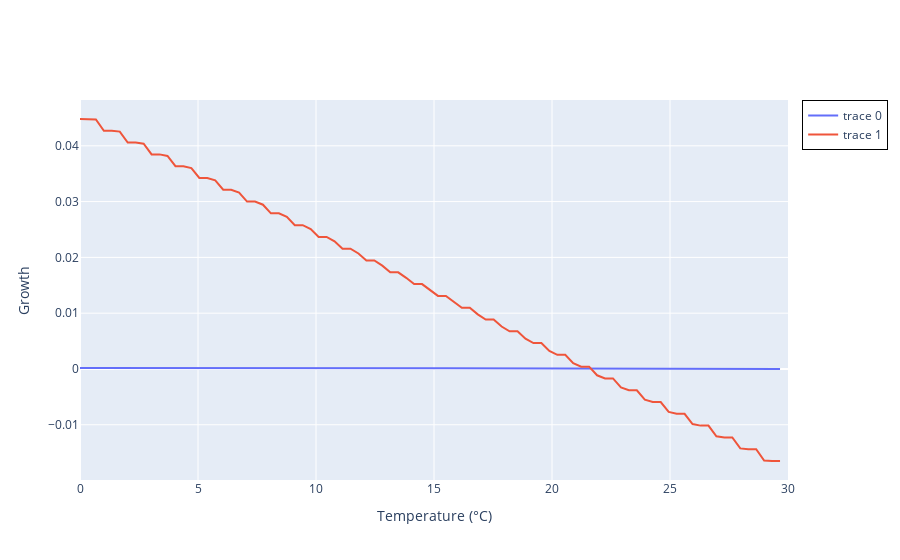

The code cell stored with this chart in its notebook:
### Markdown cell above
2.3 Marginal effects

### Code cell
##Marginal effects are calculated by keeping precipitation at a constant, and then calculating the corresponding growth moving one temperature up. 

   # flatten the precip grid and compute 33rd percentile
   fixed_array = np.percentile(np.array(P.flatten()), q=99)

   # find the row index in P closest to that precip
   # (assuming P is shape (n_precip, n_temp) from meshgrid)
   idx = np.argmin(np.abs(P[:,0] - fixed_array))

   axis = T[idx, :]


   # extract model and benchmark slices
   model_slice = Growth[idx, :]
   bench_growth = bench_Z[idx, :]


   marginal_effects_NN = np.diff(model_slice)  # first difference to approximate marginal effects
   marginal_effects_Leirvik = np.diff(bench_growth)  # first difference to approximate marginal effects

   fig2d = go.Figure()



   # --- 2) make the 2D line plot --------------------------------------------
   fig2d.add_trace(go.Scatter(
            x=axis,
            y=marginal_effects_NN,
            mode='lines',
            line=dict(width=2)
      ))

   fig2d.add_trace(go.Scatter(
            x=axis,
            y=marginal_effects_Leirvik,
            mode='lines',
            line=dict(width=2)
      ))



   fig2d.update_layout(
   xaxis_title='Temperature (°C)',
   yaxis_title='Growth',
   xaxis=dict(range=[0, 30]),
   legend=dict(
      bgcolor='rgba(255,255,255,0.7)',
      bordercolor='black',
      borderwidth=1
   )
   )

   fig2d.show()
